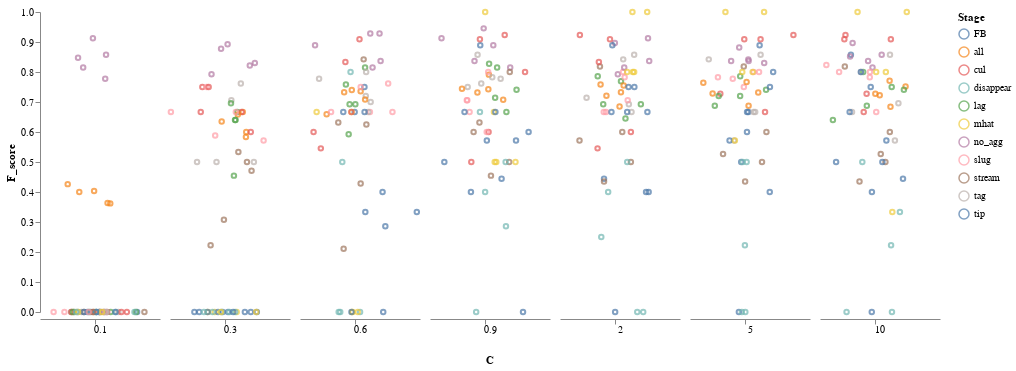
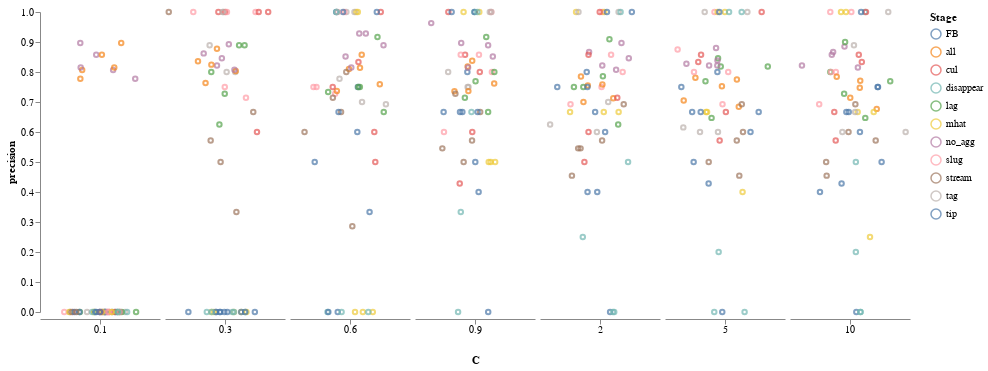
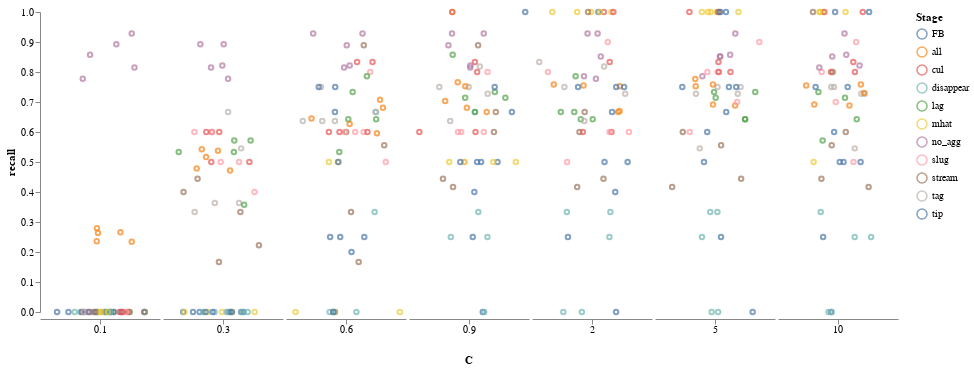
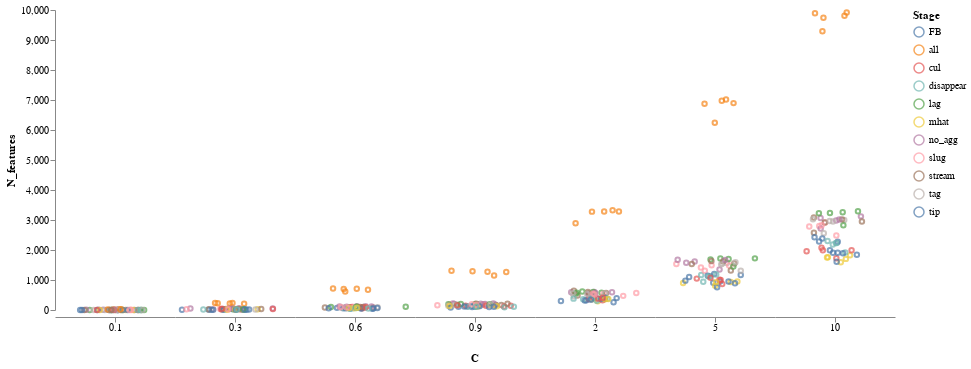

The notebook cell saved with these charts, in order:
### Markdown cell above
### Classifier Chain with logistic regression

### Code cell
data_chain=loadPickle(pathClassification+'logisticRegressionChain.pkl')
display(scatter_catgory(data_chain['prfs'],'C', 'F_score', 'Stage'))
display(scatter_catgory(data_chain['prfs'],'C', 'precision', 'Stage'))
display(scatter_catgory(data_chain['prfs'],'C', 'recall', 'Stage'))
display(scatter_catgory(data_chain['featsN'],'C', 'N_features','Stage'))
#display(scatter_catgory(data_chain['rac'],'C', 'roc_auc',title='Micro ROC AUC (across all categories)'))
summary(data_chain['prfs'].query('C ==2'),'F_score',"Stage")

### Figure 1 — Vega-Lite specification as saved in the notebook (floating-point values rounded to 4 significant figures; data arrays with more than 128 entries replaced by an {"elided": "..."} marker saying what was removed)
{"config": {"view": {"continuousWidth": 400, "continuousHeight": 300, "stroke": null}, "facet": {"spacing": 0}}, "data": {"name": "data-c22bc60c647c3bbca3f75c00b3e745b8"}, "mark": {"type": "point", "size": 20}, "encoding": {"color": {"type": "nominal", "field": "Stage"}, "column": {"type": "quantitative", "field": "C", "header": {"labelAlign": "center", "labelAngle": 0, "labelOrient": "bottom", "labelPadding": 10, "titleOrient": "bottom"}}, "x": {"type": "quantitative", "axis": {"grid": false, "labels": false, "ticks": true, "values": [0]}, "field": "jitter", "scale": {}, "title": null}, "y": {"type": "quantitative", "axis": {"grid": false}, "field": "F_score"}}, "title": "", "transform": [{"calculate": "sqrt(-2*log(random()))*cos(2*PI*random())", "as": "jitter"}], "width": 120, "$schema": "https://vega.github.io/schema/vega-lite/v4.0.2.json", "datasets": {"data-c22bc60c647c3bbca3f75c00b3e745b8": {"elided": "385 records"}}}

### Figure 2 — Vega-Lite specification as saved in the notebook (floating-point values rounded to 4 significant figures; data arrays with more than 128 entries replaced by an {"elided": "..."} marker saying what was removed)
{"config": {"view": {"continuousWidth": 400, "continuousHeight": 300, "stroke": null}, "facet": {"spacing": 0}}, "data": {"name": "data-c22bc60c647c3bbca3f75c00b3e745b8"}, "mark": {"type": "point", "size": 20}, "encoding": {"color": {"type": "nominal", "field": "Stage"}, "column": {"type": "quantitative", "field": "C", "header": {"labelAlign": "center", "labelAngle": 0, "labelOrient": "bottom", "labelPadding": 10, "titleOrient": "bottom"}}, "x": {"type": "quantitative", "axis": {"grid": false, "labels": false, "ticks": true, "values": [0]}, "field": "jitter", "scale": {}, "title": null}, "y": {"type": "quantitative", "axis": {"grid": false}, "field": "precision"}}, "title": "", "transform": [{"calculate": "sqrt(-2*log(random()))*cos(2*PI*random())", "as": "jitter"}], "width": 120, "$schema": "https://vega.github.io/schema/vega-lite/v4.0.2.json", "datasets": {"data-c22bc60c647c3bbca3f75c00b3e745b8": {"elided": "385 records"}}}

### Figure 3 — Vega-Lite specification as saved in the notebook (floating-point values rounded to 4 significant figures; data arrays with more than 128 entries replaced by an {"elided": "..."} marker saying what was removed)
{"config": {"view": {"continuousWidth": 400, "continuousHeight": 300, "stroke": null}, "facet": {"spacing": 0}}, "data": {"name": "data-c22bc60c647c3bbca3f75c00b3e745b8"}, "mark": {"type": "point", "size": 20}, "encoding": {"color": {"type": "nominal", "field": "Stage"}, "column": {"type": "quantitative", "field": "C", "header": {"labelAlign": "center", "labelAngle": 0, "labelOrient": "bottom", "labelPadding": 10, "titleOrient": "bottom"}}, "x": {"type": "quantitative", "axis": {"grid": false, "labels": false, "ticks": true, "values": [0]}, "field": "jitter", "scale": {}, "title": null}, "y": {"type": "quantitative", "axis": {"grid": false}, "field": "recall"}}, "title": "", "transform": [{"calculate": "sqrt(-2*log(random()))*cos(2*PI*random())", "as": "jitter"}], "width": 120, "$schema": "https://vega.github.io/schema/vega-lite/v4.0.2.json", "datasets": {"data-c22bc60c647c3bbca3f75c00b3e745b8": {"elided": "385 records"}}}

### Figure 4 — Vega-Lite specification as saved in the notebook (floating-point values rounded to 4 significant figures; data arrays with more than 128 entries replaced by an {"elided": "..."} marker saying what was removed)
{"config": {"view": {"continuousWidth": 400, "continuousHeight": 300, "stroke": null}, "facet": {"spacing": 0}}, "data": {"name": "data-452f9fe3ac34c15c22ad2feb3cac6639"}, "mark": {"type": "point", "size": 20}, "encoding": {"color": {"type": "nominal", "field": "Stage"}, "column": {"type": "quantitative", "field": "C", "header": {"labelAlign": "center", "labelAngle": 0, "labelOrient": "bottom", "labelPadding": 10, "titleOrient": "bottom"}}, "x": {"type": "quantitative", "axis": {"grid": false, "labels": false, "ticks": true, "values": [0]}, "field": "jitter", "scale": {}, "title": null}, "y": {"type": "quantitative", "axis": {"grid": false}, "field": "N_features"}}, "title": "", "transform": [{"calculate": "sqrt(-2*log(random()))*cos(2*PI*random())", "as": "jitter"}], "width": 120, "$schema": "https://vega.github.io/schema/vega-lite/v4.0.2.json", "datasets": {"data-452f9fe3ac34c15c22ad2feb3cac6639": {"elided": "385 records"}}}
